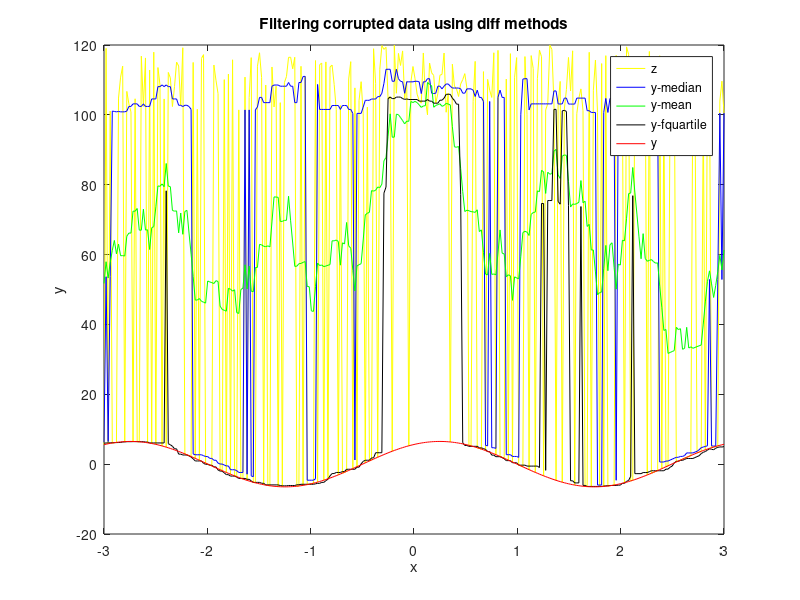

The MATLAB source for this figure:
clc, clearvars

% declaring the parameters
step = 0.02;
min_lim = -3;
max_lim = 3;
total_pts = (max_lim - min_lim) / step;
f = 0.6;
y_median_error = 0;
y_mean_error = 0;
y_fquartile_error = 0;

% calculating the initial x, y
x = linspace(min_lim, max_lim, total_pts);
y = 6.5 * sin(2.1 * x + pi/3);
y_den = sum(y.^2);


% corrupting values of y into z
vals = randperm(total_pts, round(f * total_pts));
z = y;
for i = 1 : length(vals)
    z(vals(i)) = 100 + rand() * 20;
end

% calculating the y_median, y_mean, and y_f_quartile
y_median = zeros(1, total_pts);
y_mean = zeros(1, total_pts);
y_fquartile = zeros(1, total_pts);

for i = 1 : total_pts
    N = max(1, i - 8) : min(i + 8, total_pts);
    y_median(i) = median(z(N));
    y_median_error = y_median_error + (y_median(i)-y(i))^2;
    y_mean(i) = mean(z(N));
    y_mean_error = y_mean_error + (y_mean(i)-y(i))^2;
    y_fquartile(i) = prctile(z(N), 25);
    y_fquartile_error = y_fquartile_error + (y_fquartile(i)-y(i))^2;
end

% calculating error
y_median_error = y_median_error / y_den;
y_mean_error = y_mean_error / y_den; 
y_fquartile_error = y_fquartile_error / y_den;
disp(['The RMS error of moving median filtering is ', num2str(y_median_error)]);
disp(['The RMS error of moving mean filtering is ', num2str(y_mean_error)]);
disp(['The RMS error of moving quartile filtering is ', num2str(y_fquartile_error)]);

% plotting stuff
plot(x, z, 'Color', 'yellow');
hold on;
plot(x, y_median, 'Color', 'blue');
hold on;
plot(x, y_mean, 'Color', 'green');
hold on;
plot(x, y_fquartile, 'Color', 'black');
hold on;
plot(x, y, 'Color', 'red');
hold off;

xlabel('x');
ylabel('y');
title('Filtering corrupted data using diff methods');
legend('z', 'y-median', 'y-mean', 'y-fquartile', 'y');
